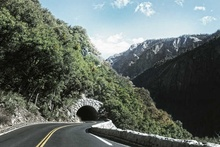
%> input picture assets/img/1.jpg, 220 x 147 px, shrunk from 800 x 534 before the run
$ octave demo_loop2.m   (GNU Octave 9; MATLAB toolbox functions it lacks are replaced by stand-ins)
%> lines starting %> are read from the running program, lines starting %| are printed output that depends on the picture
% DENOISEDEMO   Denoise demo
% Compare the denoise performance of wavelet and contourlet transforms
% Note: Noise standard deviation estimation of PDFB (function pdfb_nest)
% can take a while...
close all
clc
clear all
%% Parameters

fprintf('Code Started at  %s\n', datestr(now,'HH:MM:SS'))
% pfilt =  'coif5';   %'bior6.8 SNR 13.39';  %'coif5' SNR 13.46;   %'9-7; SNR 13.09'
% dfilt = 'pkva12';        %'pkva12 SNR 13.45' %'pkva SNR 13.48'
% nlevs = [0 4];    % Number of levels for DFB at each pyramidal level

Results_path='E:\MS(CS)\Others\Rida_Khalid_FAU\Results\Level_Based\PFILT';


if ~exist(Results_path, 'dir')
    mkdir(Results_path)
end

pfilt_all ={'coif1','bior6.8','9-7','5-3','Burt','pkva','sym2','rbio1.1','fk4','db1'};

dfilt_all={'pkva6','pkva12','pkva8'};

nlevs_all = {[0 4], [0 0 4 4 5 ],[0 0 3 3 5],[0 0 2 2 5],[0 5],[0 4]};

threshold_all={'7/9','4/3','2/3','0.7'};

th = 3;                     % lead to 3*sigma threshold denoising
rho = 3;                    % noise level
image_path='E:\MS(CS)\Others\Rida_Khalid_FAU\contourlet\dataset\1.jpg';
[bpath,bname,bext]=fileparts(image_path);

im = imread(image_path);
%> im is the input picture: size 147x220x3 uint8; mean R, G, B 96.4, 105.7, 100.4
% mandrill.jpg

% cd(code_pth)
if isequal(size(im,3),3)
im = rgb2gray(im);
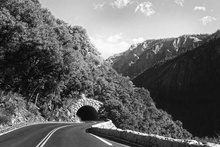
%> im: size 147x220 uint8; min 1, max 255, mean 102.3
else
end

pfilt_count=length(pfilt_all);
dfilt_count=length(dfilt_all);
nlevs_count=length(nlevs_all);
threshold_count=length(threshold_all);
total_possibilities=pfilt_count*dfilt_count*nlevs_count*threshold_count

im = double(im) / 256;
%> im: size 147x220 double

%% Generate noisy image.
sig = std(im(:));
%> sig = 0.277
sigma = sig / rho;
%> sigma = 0.0923
nim = im + sigma * randn(size(im));
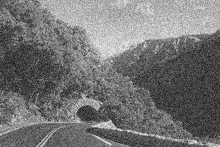
%> nim: size 147x220 double; min -0.318, max 1.26, mean 0.399; drawn with min black and max white
%> the run ends on the next line

% sig=100;
% V=(sig/256)^2;
%
% nim=imnoise(im,'gaussian',0,V)


DS_iter=1;

for iii=1:length(pfilt_all)
    for jjj=1:length(dfilt_all)
        for kkk=1:length(nlevs_all)
            for lll=1:length(threshold_all)

            pfilt=char(pfilt_all(1,iii));
            dfilt=char(dfilt_all(1,jjj));
            nlevs=cell2mat(nlevs_all(1,kkk));
            threshold=cell2mat(threshold_all(1,lll));
%  disp(['Combination (',num2str(loop_count),') ', pfilt,' ',dfilt,' (',num2str(nlevs),')']);

%% Contourlet Denoising %%%%%
% Contourlet transform
% % % Pyramidal Directional Filter Bank (or Contourlet)
%%  Decomposition
tic
coeffs = pdfbdec(nim, pfilt, dfilt, nlevs);

$ run again, with assets/img/11.jpg copied over assets/img/1.jpg
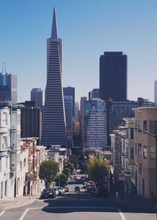
%> input picture assets/img/11.jpg, 157 x 220 px, shrunk from 800 x 1118 before the run
%> im is the input picture: size 220x157x3 uint8; mean R, G, B 111, 122.8, 144.1
%> `im = rgb2gray(im);`:
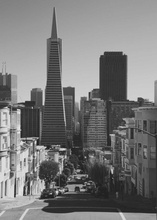
%> im: size 220x157 uint8; min 20, max 237, mean 121.7
%> sig = 0.214
%> sigma = 0.0712
%> `nim = im + sigma * randn(size(im));`:
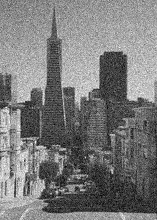
%> nim: size 220x157 double; min -0.0667, max 1.06, mean 0.475; drawn with min black and max white
